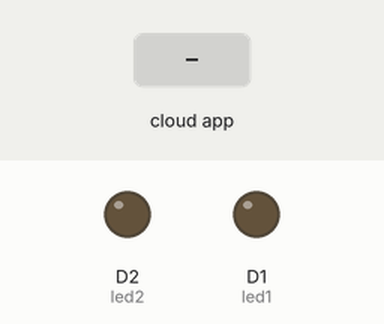
A sketch run on a simulated ESP8266 (NodeMCU). On the bench: output pins drawn as LEDs (lit = HIGH). Inputs (shaded band) come from the test bench. WiFi joins after 1.5 s; servers stay silent unless stated; no MQTT or app messages arrive unless stated; what the sketch prints to the serial monitor is not drawn.

Above: at 2.7 s.
2.8 s: the phone or cloud app sets LED1 to 1
At 3.7 s:
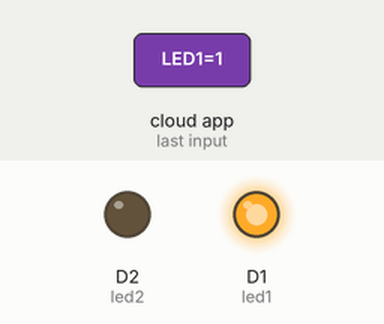
4.3 s: the phone or cloud app sets LLED2 to 1
At 4.7 s:
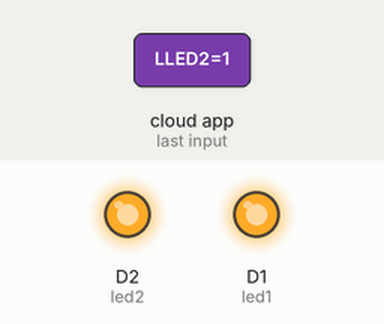
5.8 s: the phone or cloud app sets LED1 to 0
At 6.4 s:
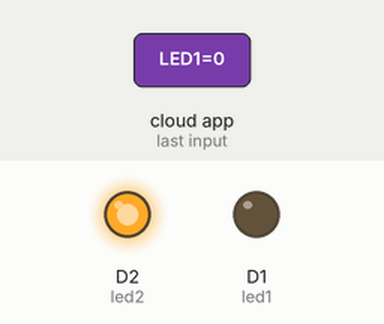
7.3 s: the phone or cloud app sets LLED2 to 0
At 8.5 s:
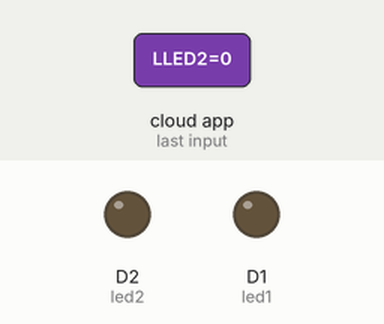
Timing chart, 0 to 9.8 s (numbered marks = the images above; inputs shaded):
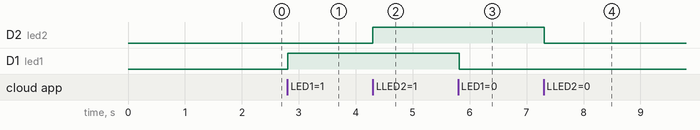

Measured:
- after the input at 2.8 s, D1 (led1): LOW → HIGH at once
- after the input at 4.3 s, D2 (led2): LOW → HIGH at once
- after the input at 5.8 s, D1 (led1): HIGH → LOW at once
- after the input at 7.3 s, D2 (led2): HIGH → LOW at once

The sketch:

wifi_node.ino
```cpp
// aio_KXzf148uMA4F8k6AmPk2cKXcsuvB
#include <ESP8266WiFi.h>
#include "Adafruit_MQTT.h"
#include "Adafruit_MQTT_Client.h"

#define led1           D1
#define led2           D2


#define WLAN_SSID       "Young"             // Your SSID
#define WLAN_PASS       "young"        // Your password

/************************* Adafruit.io Setup *********************************/

#define AIO_SERVER      "io.adafruit.com" //Adafruit Server
#define AIO_SERVERPORT  1883
#define AIO_USERNAME    "pavankalyangojju"            // Username
#define AIO_KEY         "aio_KXzf148uMA4F8k6AmPk2cKXcsuvB"   // Auth Key

//WIFI CLIENT
WiFiClient client;

Adafruit_MQTT_Client mqtt(&client, AIO_SERVER, AIO_SERVERPORT, AIO_USERNAME, AIO_KEY);

Adafruit_MQTT_Subscribe Light1 = Adafruit_MQTT_Subscribe(&mqtt, AIO_USERNAME"/feeds/LED1"); // Feeds name should be same everywhere
Adafruit_MQTT_Subscribe Light2 = Adafruit_MQTT_Subscribe(&mqtt, AIO_USERNAME "/feeds/LLED2");


void MQTT_connect();

void setup() {
  Serial.begin(115200);

  pinMode(led1, OUTPUT);
  pinMode(led2, OUTPUT);


  // Connect to WiFi access point.
  Serial.println(); Serial.println();
  Serial.print("Connecting to ");
  Serial.println(WLAN_SSID);

  WiFi.begin(WLAN_SSID, WLAN_PASS);
  while (WiFi.status() != WL_CONNECTED) {
    delay(500);
    Serial.print(".");
  }
  Serial.println();

  Serial.println("WiFi connected");
  Serial.println("IP address: ");
  Serial.println(WiFi.localIP());

  mqtt.subscribe(&Light1);
  mqtt.subscribe(&Light2);

}

void loop() {

  MQTT_connect();


  Adafruit_MQTT_Subscribe *subscription;
  while ((subscription = mqtt.readSubscription(20000))) {
    if (subscription == &Light1) {
      Serial.print(F("Got: "));
      Serial.println((char *)Light1.lastread);
      int Light1_State = atoi((char *)Light1.lastread);
      digitalWrite(led1, Light1_State);

    }
    if (subscription == &Light2) {
      Serial.print(F("Got: "));
      Serial.println((char *)Light2.lastread);
      int Light2_State = atoi((char *)Light2.lastread);
      digitalWrite(led2, Light2_State);
    }
  }


}

void MQTT_connect() {
  int8_t ret;

  if (mqtt.connected()) {
    return;
  }

  Serial.print("Connecting to MQTT... ");

  uint8_t retries = 3;

  while ((ret = mqtt.connect()) != 0) {
    Serial.println(mqtt.connectErrorString(ret));
    Serial.println("Retrying MQTT connection in 5 seconds...");
    mqtt.disconnect();
    delay(5000);
    retries--;
    if (retries == 0) {
      while (1);
    }
  }
  Serial.println("MQTT Connected!");

}
```
